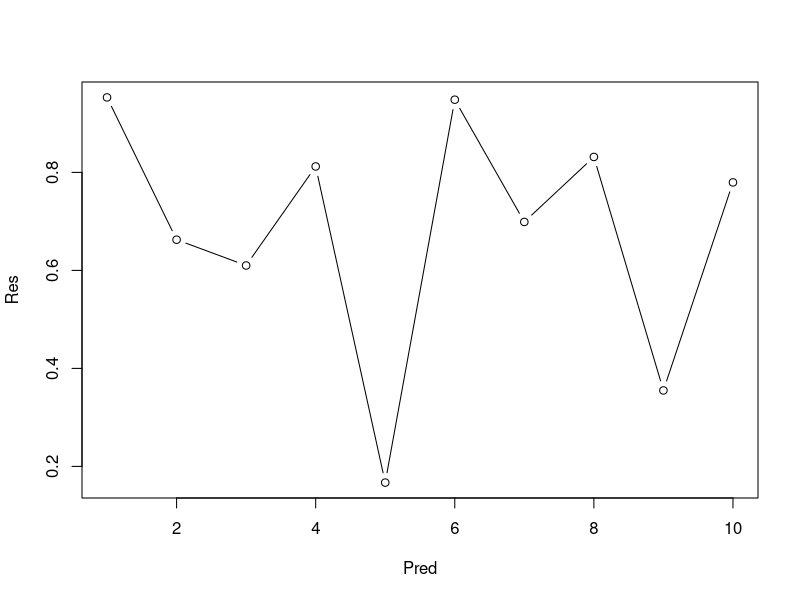
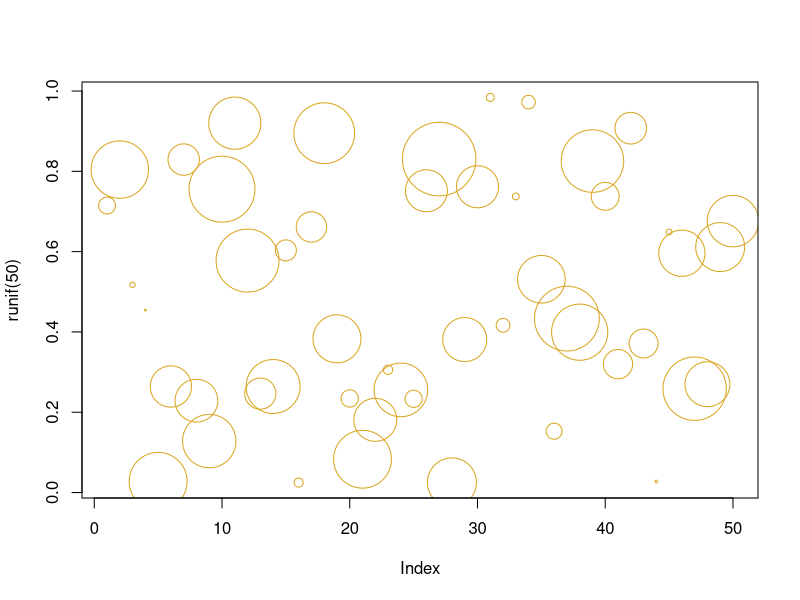

Source code (R) for these figures, in order:
## ---- chunk 1
knitr::opts_chunk$set(echo = TRUE)
## ---- chunk 2
# first  chunk of code in rmd file
print(pi)
pi + 3
## ---- chunk 3
# Use comments extensively in ALL of your coding!
Pred <- seq(1,10)     # make a vector of integers from 1 to 10
Res <- runif(10)      # generate 10 draws from a random uniform (0,1) distribution

# print the random numbers
print(Res)

# plot the graph
plot(x=Pred,y=Res,type="b")
## ---- chunk 4
plot(runif(50),cex=10*runif(50),col="goldenrod")

